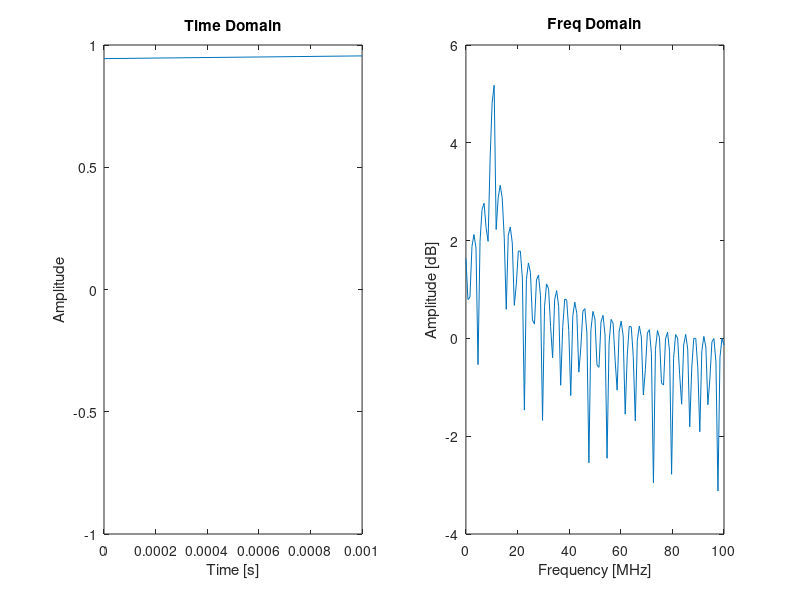
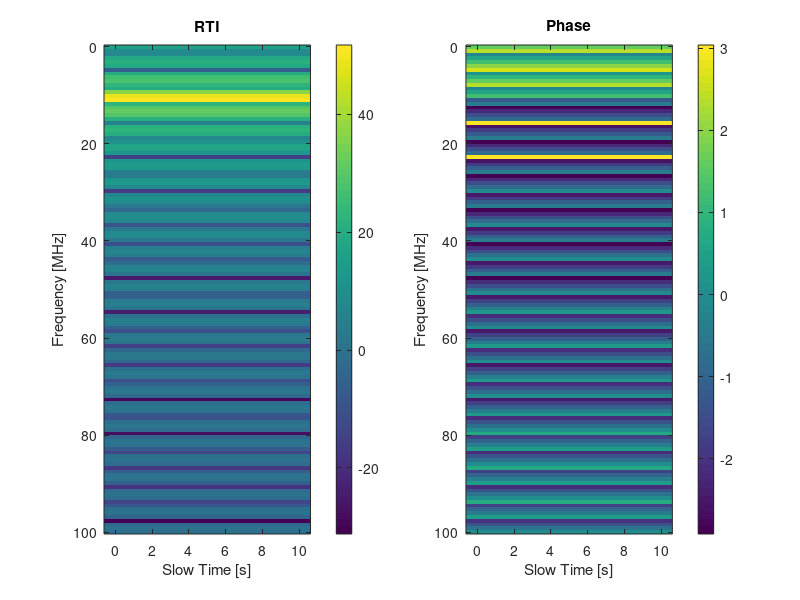

Here is the MATLAB script that generated these plots, in order:
%% Simulation parameters
                                                       
LEN = 32768;
FRAC_NUM = 671089;
F_ref = 10.67; %getVco(FRAC_NUM);
T_ramp = 1; %LEN/(100e6);
phi = 0;

F_s = 200;   

n_ramps = 10;
ns_ramp = floor(F_s*T_ramp);
ns_fft = 2^nextpow2(ns_ramp);
ns_dataset = ns_ramp*n_ramps;
ns_profile = ns_fft/2 + 1;

RTI = zeros(ns_profile, n_ramps - 1);

t_raw  = linspace(0, (ns_dataset - 1)/F_s, ns_dataset);
t_beat = linspace(0, (ns_ramp - 1)/F_s, ns_ramp);
f_fft  = linspace(0, F_s/2, ns_profile); 

raw_data = exp(1i*2*pi*F_ref*t_raw + phi);

%% Per-pulse processing
for i = 1 : n_ramps
     
    start = floor(i*F_s*T_ramp);
    stop  = start + ns_ramp - 1;   
    
    if(stop > ns_dataset)
        continue;
    end;
    
    beat = raw_data(start : stop);    
    
    beat = beat.*exp(-1i*2*pi*F_ref*(i)*T_ramp);

    %beat = beat.*hamming(ns_ramp)';     
    
    chop_fft = fft(beat, ns_fft);     
    chop_profile = chop_fft(1 : ns_profile);
    
    RTI(:, i) = chop_profile;        
        
    figure(1);

    subplot(1,2,1);
    plot(t_beat, real(beat));
    title('Time Domain');
    xlabel('Time [s]');
    ylabel('Amplitude');
    xlim([0 0.001]);
    
    subplot(1,2,2);
    plot(f_fft, log(abs(chop_profile)));
    title('Freq Domain');
    xlabel('Frequency [MHz]');
    ylabel('Amplitude [dB]');
    %ylim([80 160]);  
    %xlim([-0.1 (max(f_fft) + 0.1)]);

    pause;

end;

figure(2);
subplot(1, 2, 1);
imagesc(t_raw, f_fft, 10*log(abs(RTI)));
title('RTI');
ylabel('Frequency [MHz]');
xlabel('Slow Time [s]');  
%ylim([1.89 1.91]);
%caxis([-50 100]);
colorbar;

subplot(1, 2, 2);
imagesc(t_raw, f_fft, angle(RTI));
title('Phase');
ylabel('Frequency [MHz]');
xlabel('Slow Time [s]');  
%ylim([1.89 1.91]);
colorbar;
